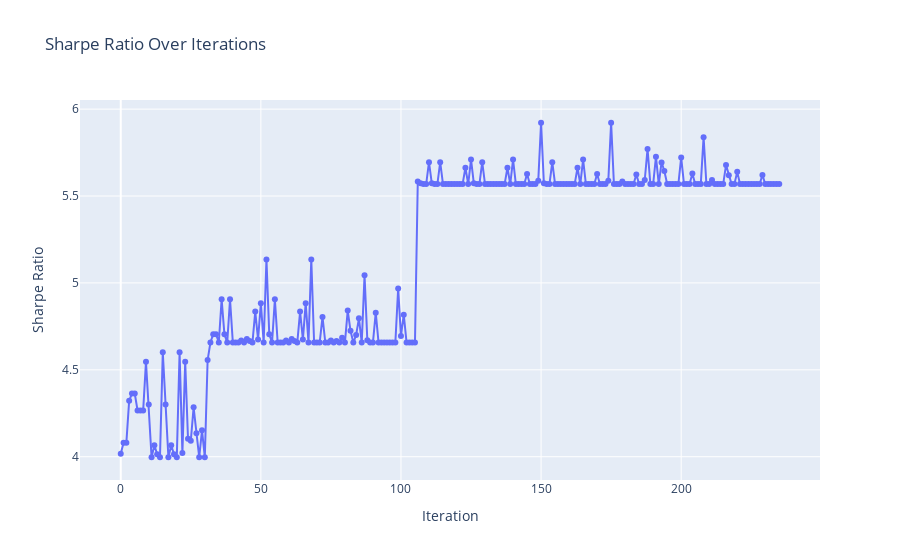

Write notebook code for a chart like this one.
### Code cell
sharpe_ratios = [portfolio['sharpe'] for portfolio in total_portfolios]

fig = go.Figure(data=go.Scatter(x=list(range(len(sharpe_ratios))), y=sharpe_ratios, mode='lines+markers'))
fig.update_layout(title='Sharpe Ratio Over Iterations',
                  xaxis_title='Iteration',
                  yaxis_title='Sharpe Ratio',
                  )
fig.show()

### Figure 1 — Plotly figure (JSON) as saved in the notebook; plotly's stock layout.template omitted (floating-point values rounded to 4 significant figures; data arrays with more than 128 entries replaced by an {"elided": "..."} marker saying what was removed)
{"data": [{"mode": "lines+markers", "type": "scatter", "x": {"elided": "236 int values"}, "y": {"elided": "236 float values"}}], "layout": {"title": {"text": "Sharpe Ratio Over Iterations"}, "xaxis": {"title": {"text": "Iteration"}}, "yaxis": {"title": {"text": "Sharpe Ratio"}}}}
